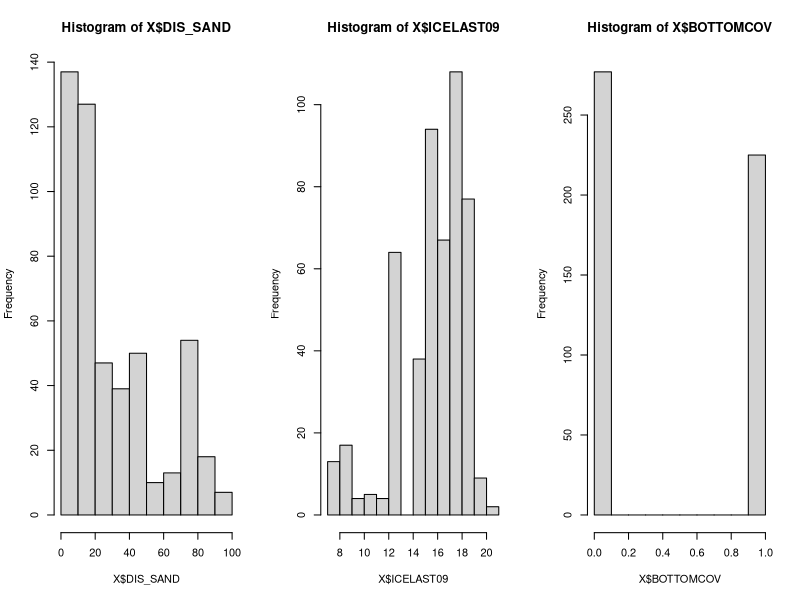

Generate this figure with R:
## ---- chunk 1
knitr::opts_chunk$set(echo = TRUE)
## ---- chunk 2
# Read the data
data = read.csv("white_fishes_data.csv")

# Let's then take the covariates to matrix X and standardize them
X = data[,c("DIS_SAND","ICELAST09","BOTTOMCOV")]

# And for last let's take the presence-absence observations of white fish larvae into Y
y = data$WHIBIN
## ---- chunk 3
par(mfrow=c(1,3))
hist(X$DIS_SAND)
hist(X$ICELAST09)
hist(X$BOTTOMCOV)
## ---- chunk 4
mx = colMeans(X[,1:2])
stdx = apply(X[,1:2],2,sd)
X[,1:2] = (X[,1:2]-t(replicate(dim(X)[1],mx)))/t(replicate(dim(X)[1],stdx))
